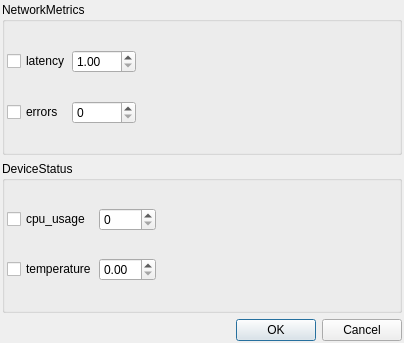
<?xml version="1.0" encoding="UTF-8"?>
<ui version="4.0">
 <class>LimitsConfigDialog</class>
 <widget class="QDialog" name="LimitsConfigDialog">
  <property name="geometry">
   <rect>
    <x>0</x>
    <y>0</y>
    <width>404</width>
    <height>343</height>
   </rect>
  </property>
  <property name="windowTitle">
   <string>Конфигурирация лимитов значений</string>
  </property>
  <layout class="QVBoxLayout" name="verticalLayout">
   <property name="leftMargin">
    <number>2</number>
   </property>
   <property name="topMargin">
    <number>2</number>
   </property>
   <property name="rightMargin">
    <number>2</number>
   </property>
   <property name="bottomMargin">
    <number>2</number>
   </property>
   <item>
    <widget class="QGroupBox" name="gb_network_metrics">
     <property name="title">
      <string>NetworkMetrics</string>
     </property>
     <layout class="QGridLayout" name="gridLayout_2">
      <property name="leftMargin">
       <number>2</number>
      </property>
      <property name="topMargin">
       <number>2</number>
      </property>
      <property name="rightMargin">
       <number>2</number>
      </property>
      <property name="bottomMargin">
       <number>2</number>
      </property>
      <property name="spacing">
       <number>2</number>
      </property>
      <item row="1" column="0">
       <widget class="QCheckBox" name="cb_errors">
        <property name="text">
         <string>errors</string>
        </property>
       </widget>
      </item>
      <item row="0" column="0">
       <widget class="QCheckBox" name="cb_latency">
        <property name="text">
         <string>latency</string>
        </property>
       </widget>
      </item>
      <item row="0" column="1">
       <widget class="QDoubleSpinBox" name="dsb_latency">
        <property name="minimum">
         <double>1.000000000000000</double>
        </property>
        <property name="maximum">
         <double>149.990000000000009</double>
        </property>
       </widget>
      </item>
      <item row="1" column="1">
       <widget class="QSpinBox" name="sb_errors">
        <property name="maximum">
         <number>999</number>
        </property>
       </widget>
      </item>
      <item row="0" column="2">
       <spacer name="horizontalSpacer_2">
        <property name="orientation">
         <enum>Qt::Orientation::Horizontal</enum>
        </property>
        <property name="sizeHint" stdset="0">
         <size>
          <width>40</width>
          <height>20</height>
         </size>
        </property>
       </spacer>
      </item>
     </layout>
    </widget>
   </item>
   <item>
    <widget class="QGroupBox" name="gb_device_status">
     <property name="title">
      <string>DeviceStatus</string>
     </property>
     <layout class="QGridLayout" name="gridLayout">
      <property name="leftMargin">
       <number>2</number>
      </property>
      <property name="topMargin">
       <number>2</number>
      </property>
      <property name="rightMargin">
       <number>2</number>
      </property>
      <property name="bottomMargin">
       <number>2</number>
      </property>
      <property name="spacing">
       <number>2</number>
      </property>
      <item row="0" column="0">
       <widget class="QCheckBox" name="cb_cpu_usage">
        <property name="text">
         <string>cpu_usage</string>
        </property>
       </widget>
      </item>
      <item row="1" column="0">
       <widget class="QCheckBox" name="cb_temperature">
        <property name="text">
         <string>temperature</string>
        </property>
       </widget>
      </item>
      <item row="0" column="1">
       <widget class="QSpinBox" name="sb_cpu_usage"/>
      </item>
      <item row="1" column="1">
       <widget class="QDoubleSpinBox" name="dsb_temperature">
        <property name="minimum">
         <double>0.000000000000000</double>
        </property>
       </widget>
      </item>
      <item row="0" column="2">
       <spacer name="horizontalSpacer">
        <property name="orientation">
         <enum>Qt::Orientation::Horizontal</enum>
        </property>
        <property name="sizeHint" stdset="0">
         <size>
          <width>40</width>
          <height>20</height>
         </size>
        </property>
       </spacer>
      </item>
     </layout>
    </widget>
   </item>
   <item>
    <widget class="QDialogButtonBox" name="buttonBox">
     <property name="orientation">
      <enum>Qt::Orientation::Horizontal</enum>
     </property>
     <property name="standardButtons">
      <set>QDialogButtonBox::StandardButton::Cancel|QDialogButtonBox::StandardButton::Ok</set>
     </property>
    </widget>
   </item>
  </layout>
 </widget>
 <resources/>
 <connections>
  <connection>
   <sender>buttonBox</sender>
   <signal>accepted()</signal>
   <receiver>LimitsConfigDialog</receiver>
   <slot>accept()</slot>
   <hints>
    <hint type="sourcelabel">
     <x>248</x>
     <y>254</y>
    </hint>
    <hint type="destinationlabel">
     <x>157</x>
     <y>274</y>
    </hint>
   </hints>
  </connection>
  <connection>
   <sender>buttonBox</sender>
   <signal>rejected()</signal>
   <receiver>LimitsConfigDialog</receiver>
   <slot>reject()</slot>
   <hints>
    <hint type="sourcelabel">
     <x>316</x>
     <y>260</y>
    </hint>
    <hint type="destinationlabel">
     <x>286</x>
     <y>274</y>
    </hint>
   </hints>
  </connection>
 </connections>
</ui>
